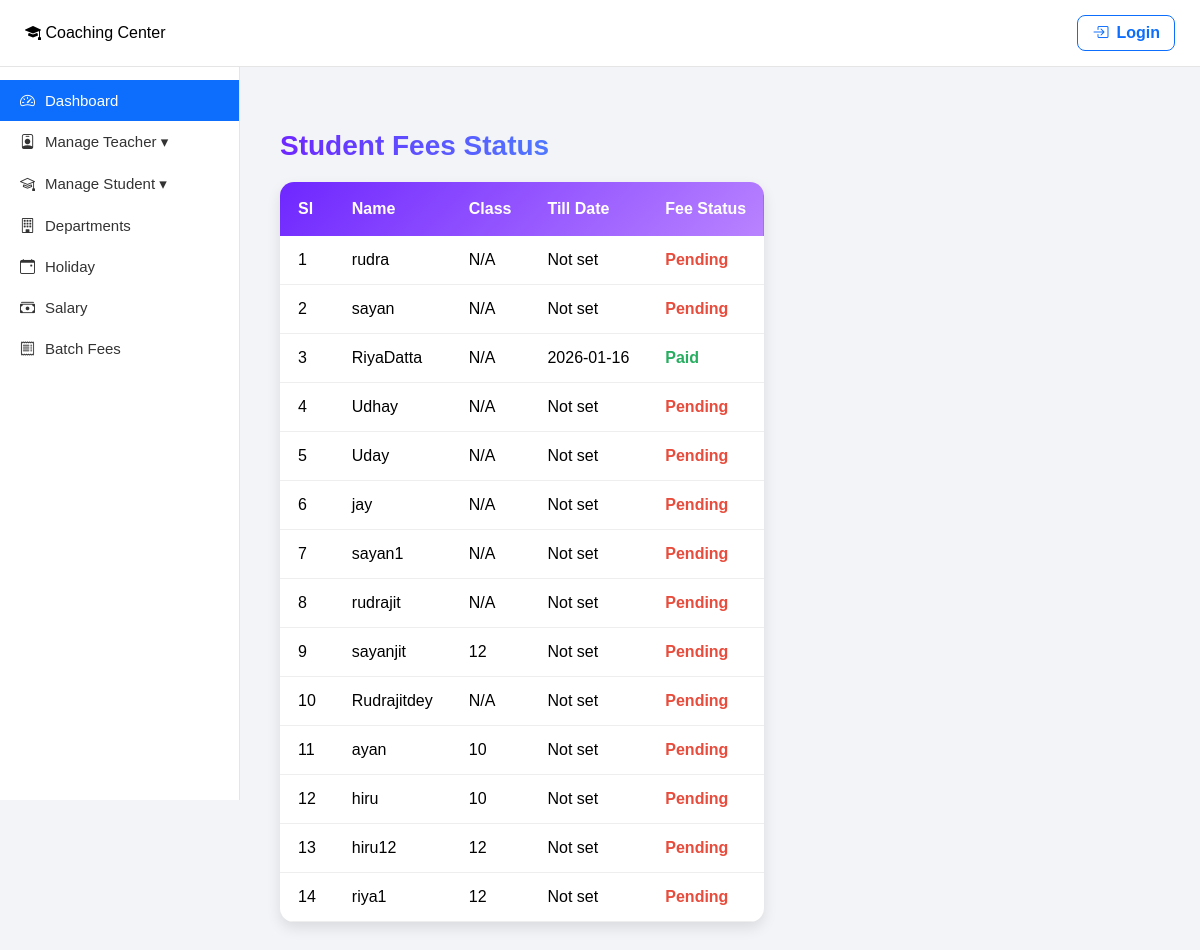
/student-fees/ (signed in), run on the app's committed database.
### Home/models.py (models this page shows)
class User(AbstractUser):
    ROLE_CHOICES = (
        ('admin', 'Admin'),
        ('teacher', 'Teacher'),
        ('student', 'Student'),
    )
    role = models.CharField(max_length=20, choices=ROLE_CHOICES, default='student')
    subject = models.CharField(max_length=100, blank=True, null=True)
    student_class = models.CharField(max_length=50, blank=True, null=True)
    department = models.ForeignKey('Department', on_delete=models.SET_NULL, null=True, blank=True)
    salary_pending = models.BooleanField(default=True)
    salary_till_date = models.DateField(null=True, blank=True)
    fee_pending = models.BooleanField(default=True)
    fee_till_date = models.DateField(null=True, blank=True)
    objects = CustomUserManager()

### Home/views.py (the view)
# urls.py: path('student-fees/', views.student_fees_view, name='student_fees'),
@login_required
def student_fees_view(request):
    if request.user.role != "admin":
        return HttpResponseForbidden("Only admin can view fee status.")
    students = User.objects.filter(role="student")
    return render(request, "admin/student_fees.html", {"students": students})

### templates/admin/student_fees.html (shortened to what this page needs)
{% extends "dashboard/admin.html" %}
{% block content %}
<div class="page-container">
    <h2>Student Fees Status</h2>
    <div class="table-container">
        {% if students %}
            <table>
                <thead>
                    <tr>
                        <th>Sl</th>
                        <th>Name</th>
                        <th>Class</th>
                        <th>Till Date</th>
                        <th>Fee Status</th>
                    </tr>
                </thead>
                <tbody>
                    {% for student in students %}
                        <tr>
                            <td>{{ forloop.counter }}</td>
                            <td>{{ student.get_full_name|default:student.username }}</td>
                            <td>{{ student.student_class|default:"N/A" }}</td>
                            <td>{{ student.fee_till_date|date:"Y-m-d"|default:"Not set" }}</td>
                            <td>
                                {% if student.fee_pending %}
                                    <span class="status-pending">Pending</span>
                                {% else %}
                                    <span class="status-paid">Paid</span>
                                {% endif %}
                            </td>
                        </tr>
                    {% endfor %}
                </tbody>
            </table>
        {% else %}
            <div class="no-data">
                <p>No students found.</p>
            </div>
        {% endif %}
    </div>
</div>
{% endblock %}

### templates/dashboard/admin.html (style rules this page uses)
* { margin: 0; padding: 0; box-sizing: border-box; font-family: Arial, Helvetica, sans-serif; }
body { background: #f2f4f7; display: flex; }

### templates/admin/student_fees.html (style rules this page uses)
.page-container { margin: 30px 0; }
h2 { font-size: 28px; font-weight: 700; margin-bottom: 20px; background: linear-gradient(90deg, #6e27ff, #35b8ff); -webkit-background-clip: text; background-clip: text; color: transparent; }
.table-container { background: white; border-radius: 14px; box-shadow: 0 6px 14px rgba(0, 0, 0, 0.1); overflow: hidden; }
table { width: 100%; border-collapse: collapse; }
thead { background: linear-gradient(135deg, #6e27ff, #b983ff); color: white; }
th { padding: 18px; text-align: left; font-weight: 600; }
td { padding: 15px 18px; border-bottom: 1px solid #eee; }
.status-pending { color: #e74c3c; font-weight: 600; }
.status-paid { color: #27ae60; font-weight: 600; }

### data on the page
User: get_full_name "rudra", student_class "N/A", fee_till_date "Not set", fee_pending "Pending"
User: get_full_name "sayan", student_class "N/A", fee_till_date "Not set", fee_pending "Pending"
User: get_full_name "RiyaDatta", student_class "N/A", fee_till_date "2026-01-16", fee_pending "Paid"
User: get_full_name "Udhay", student_class "N/A", fee_till_date "Not set", fee_pending "Pending"
User: get_full_name "Uday", student_class "N/A", fee_till_date "Not set", fee_pending "Pending"
User: get_full_name "jay", student_class "N/A", fee_till_date "Not set", fee_pending "Pending"
User: get_full_name "sayan1", student_class "N/A", fee_till_date "Not set", fee_pending "Pending"
User: get_full_name "rudrajit", student_class "N/A", fee_till_date "Not set", fee_pending "Pending"
User: get_full_name "sayanjit", student_class "12", fee_till_date "Not set", fee_pending "Pending"
User: get_full_name "Rudrajitdey", student_class "N/A", fee_till_date "Not set", fee_pending "Pending"
User: get_full_name "ayan", student_class "10", fee_till_date "Not set", fee_pending "Pending"
User: get_full_name "hiru", student_class "10", fee_till_date "Not set", fee_pending "Pending"
User: get_full_name "hiru12", student_class "12", fee_till_date "Not set", fee_pending "Pending"
User: get_full_name "riya1", student_class "12", fee_till_date "Not set", fee_pending "Pending"
